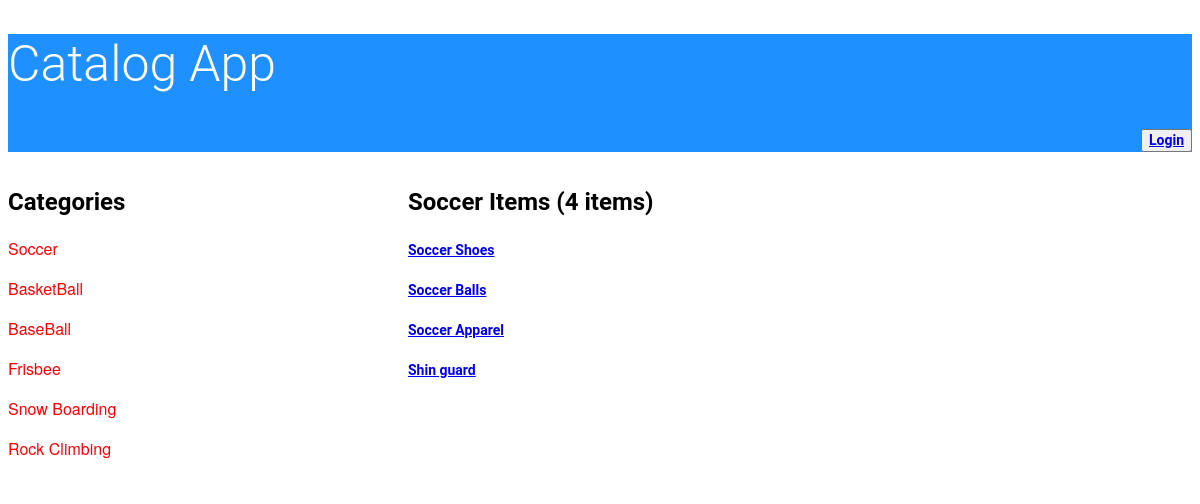
/catalog/Soccer/items, run on the app's committed database.
### database_setup.py (models this page shows, shortened)
class Category(Base):
    __tablename__ = 'category'
    id = Column(Integer, primary_key=True)
    name = Column(String(250), nullable=False)

class Items(Base):
    __tablename__ = 'items'
    title = Column(String(80), nullable = False)
    id = Column(Integer, primary_key = True)
    description = Column(String(250))
    category_id = Column(Integer,ForeignKey('category.id'))
    category = relationship(Category)
    user_id = Column(Integer,ForeignKey('user.id'))
    user = relationship(User)

### application.py (the view)
@app.route('/<string:name>/items')
@app.route('/catalog/<string:name>/items')
def showCategoryitems(name):
    categoryitems = session.query(Category).all()
    category = session.query(Category).filter(name == Category.name).one()
    showitemCount = session.query(
        Items.id).join(Category).filter(
        name == Category.name).count()
    showListcategoryitems = session.query(
        Items.title, Category.name).join(Category).filter(
        name == Category.name)
    print(showListcategoryitems)
    print(showitemCount)
    return render_template(
        'category.html',
        showitemCount=showitemCount,
        categoryitems=categoryitems,
        category=category,
        showListcategoryitems=showListcategoryitems)

### templates/category.html
<!DOCTYPE html>
<html>
<head>
  <link rel=stylesheet type=text/css href="{{ url_for('static', filename='styles.css') }}">
</head>
<body>
<header>
 <h1>Catalog App</h1>
 <p align="right">
 <button class="login-button" type="button" class="btn btn-primary btn-lg">
		<a href={{url_for('showLogin')}}>Login</a>
            </button>
</p>
</header>
<div id = "wrap">
<div class ="left">
<h2>Categories</h2>
{% for i in categoryitems %}
<div>
  <p> {{i.name}}</p>
</div>
{% endfor %}
</div>
<div class = "right">
<h2>{{category.name}} Items ({{showitemCount}} items)</h2>
	{% for i in showListcategoryitems %}
<div>
  <p> <a href={{url_for('showitemdescrpition',name=i.name,title = i.title )}}>{{i.title}}</a></p>
</div>
{% endfor %}
</div>
</body>
</html>

### static/styles.css (style rules this page uses)
* { font-family: "Helvetica Neue Bold", Roboto, Helvetica, Arial, sans-serif; font-weight: 700; }
#wrap { width:1100px; }
.left { width:300px; background-color:white; float:left; }
.right { width:700px; background-color:white; float:right; }
header { background-color:DodgerBlue; }
h1 { font-family: "Helvetica Neue Light", Roboto, Helvetica, Arial, sans-serif; font-size: 50px; color: white; line-height: 60px; font-weight: 300; }
h2 { font-size: 24px; color: black; line-height: 29px; }
p { font-family: "Helvetica Neue", Roboto, Helvetica, Arial, sans-serif; font-size: 16px; color:red; line-height: 24px; font-weight: 400; }
a { font-size: 14px; line-height: 17px; }

### data on the page
Category: name "Soccer"
Category: name "BasketBall"
Category: name "BaseBall"
Category: name "Frisbee"
Category: name "Snow Boarding"
Category: name "Rock Climbing"
Items: title "Soccer Shoes"
Items: title "Soccer Balls"
Items: title "Soccer Apparel"
Items: title "Shin guard"

### other printed values
{{ showitemCount }} "4"
